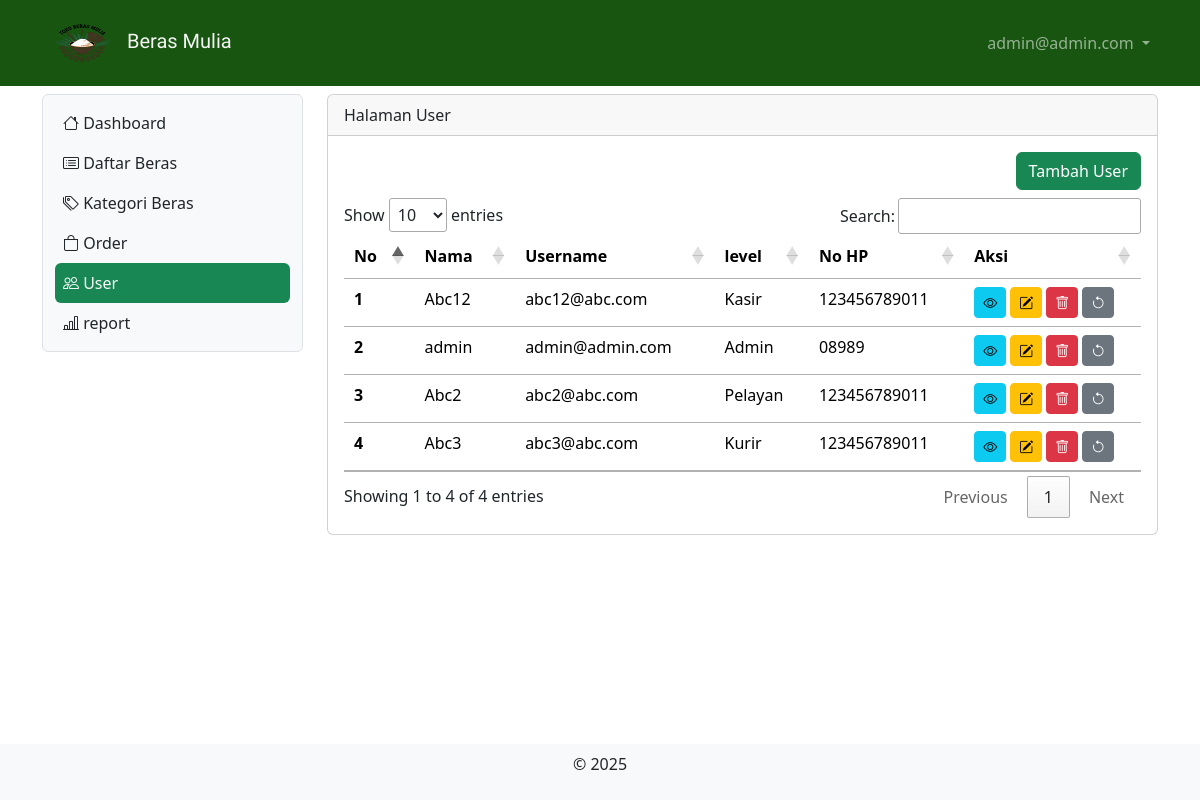
The page /user (signed in) on the database its author committed.
### tables this page shows
CREATE TABLE IF NOT EXISTS `tb_user` (
  `id` int NOT NULL AUTO_INCREMENT,
  `nama` varchar(200) DEFAULT NULL,
  `username` varchar(200) DEFAULT NULL,
  `password` varchar(200) DEFAULT NULL,
  `level` int DEFAULT NULL,
  `nohp` varchar(15) DEFAULT NULL,
  `alamat` varchar(300) DEFAULT NULL,
  PRIMARY KEY (`id`)
);

### user.php (the view, shortened to what this page needs)
<?php
include "proses/connect.php";
$query = mysqli_query($conn, "SELECT * FROM tb_user");
$result = [];
while ($record = mysqli_fetch_array($query)) {
  $result[] = $record;
}
?>
<div class="col-lg-9 mt-2">
  <div class="card">
    <div class="card-header">
      Halaman User
    </div>
    <div class="card-body">
      <div class="row">
        <div class="col d-flex justify-content-end">
          <button class="btn btn-success" data-bs-toggle="modal" data-bs-target="#ModalTambahUser">Tambah User</button>
        </div>
      </div>
        <?php
      if (empty($result)) {
        echo "Data user tidak ada";
      } else {
        ?>
        <div class="table-responsive mt-2">
          <table class="table table-hover" id="example">
            <thead>
              <tr>
                <th scope="col">No</th>
                <th scope="col">Nama</th>
                <th scope="col">Username</th>
                <th scope="col">level</th>
                <th scope="col">No HP</th>
                <th scope="col">Aksi</th>
              </tr>
            </thead>
            <tbody>
              <?php
              $no = 1;
              foreach ($result as $row) {
                ?>
                <tr>
                  <th scope="row"><?php echo $no++ ?></th>
                  <td><?php echo $row['nama'] ?></td>
                  <td><?php echo $row['username'] ?></td>
                  <td><?php
                  if ($row['level'] == 1) {
                    echo "Admin";
                  } elseif ($row['level'] == 2) {
                    echo "Kasir";
                  } elseif ($row['level'] == 3) {
                    echo "Pelayan";
                  } elseif ($row['level'] == 4) {
                    echo "Kurir";
                  }
                  ?>
                  <td><?php echo $row['nohp'] ?></td>
                  <td class="d-flex">
                    <button class="btn btn-info btn-sm me-1" data-bs-toggle="modal"
                      data-bs-target="#ModalView<?php echo $row['id'] ?>"><i class="bi bi-eye"></i></button>
                    <button class="btn btn-warning btn-sm me-1" data-bs-toggle="modal"
                      data-bs-target="#ModalEdit<?php echo $row['id'] ?>"><i class="bi bi-pencil-square"></i></button>
                    <button class="btn btn-danger btn-sm me-1" data-bs-toggle="modal"
                      data-bs-target="#ModalDelete<?php echo $row['id'] ?>"><i class="bi bi-trash"></i></button>
                    <button class="btn btn-secondary btn-sm" data-bs-toggle="modal"
                      data-bs-target="#ModalResetPassword<?php echo $row['id'] ?>"><i
                        class="bi bi-arrow-counterclockwise"></i></button>
                  </td>
                </tr>
                <?php
              }
              ?>
            </tbody>
          </table>
        </div>
        <?php
      }
      ?>
    </div>
  </div>
</div>

### header.php (shortened to what this page needs)
<?php
include "proses/connect.php";
$query = mysqli_query($conn, "SELECT * FROM tb_user WHERE username='$_SESSION[username_tbm]'");
?>
<nav class="navbar navbar-expand navbar-dark sticky-top" style="background-color: #175510;">
  <div class="container-lg">
    <a id= "judul" class="navbar-brand" href="."><img class="mb-0" src="..\TBM\foto\logo_tbm.png" alt="" width="80" height="60">
      Beras Mulia</a>
    <div class="collapse navbar-collapse justify-content-end" id="navbarNavDropdown">
      <ul class="navbar-nav">
        <li class="nav-item dropdown">
          <a class="nav-link dropdown-toggle" href="#" role="button" data-bs-toggle="dropdown" aria-expanded="false">
            <?php echo $hasil['username']; ?>
          </a>
        </li>
      </ul>
    </div>
  </div>
</nav>

### header.php (style rules this page uses)
#judul { color: whitesmoke; font-family: "Playwrite MX", cursive; }

### rows shown on the page
tb_user: username "admin@admin.com", nama "admin", level "Admin", nohp "08989"
tb_user: nama "Abc12", username "abc12@abc.com", level "Kasir", nohp "123456789011"
tb_user: nama "Abc2", username "abc2@abc.com", level "Pelayan", nohp "123456789011"
tb_user: nama "Abc3", username "abc3@abc.com", level "Kurir", nohp "123456789011"
